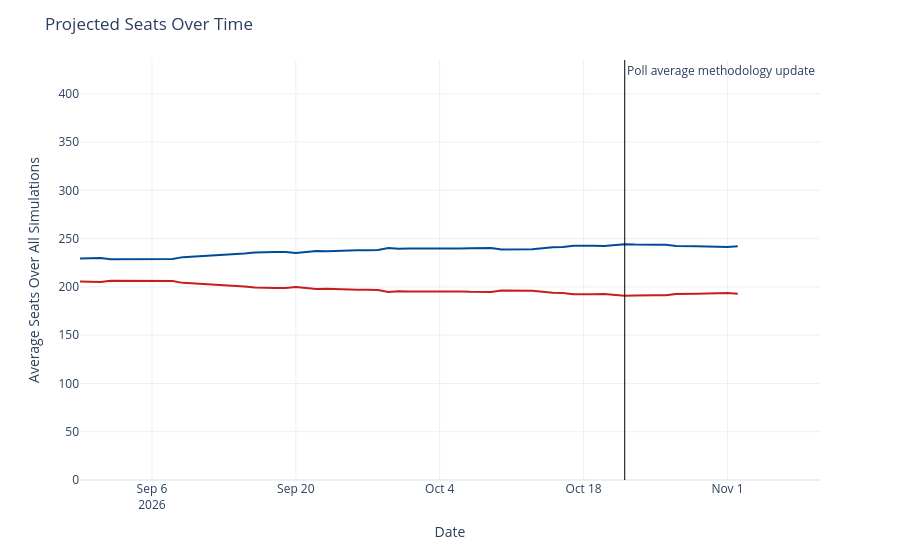

Source (notebook cell):
### Code cell
seats_over_time = output_ts[(output_ts['geo'] == 'US House') &
                             (output_ts['type'] == 'seats')]
seats_over_time['rep_seats'] = seats_over_time['y'].map(lambda x: 435 - x)
seats_over_time = seats_over_time.rename({'y': 'Democrats', 'rep_seats': 'Republicans'}, axis=1)
seats_time_ser = px.line(seats_over_time, x='date', y=['Democrats', 'Republicans'], template='plotly_white',
                        color_discrete_map={'Democrats': '#004b97', 'Republicans': '#c71e1d'},)
seats_time_ser.update_traces(hovertemplate="%{y:.1f}")
seats_time_ser.update_layout(
    xaxis=dict(range=[pd.to_datetime('2026-08-30'), pd.to_datetime('2026-11-10')]),
    yaxis=dict(range=[0, 435]),
    xaxis_title='Date',
    yaxis_title='Average Seats Over All Simulations',
    title=dict(text="Projected Seats Over Time"),
    hovermode="x",
    showlegend=False
)
seats_time_ser.add_vline(x=pd.to_datetime('2026-10-22').timestamp() * 1000, line_width=1, line_color='black',
                          annotation_text='Poll average methodology update', annotation_position='top right')
seats_time_ser

### Figure 1 — Plotly figure (JSON) as saved in the notebook; plotly's stock layout.template omitted (floating-point values rounded to 4 significant figures)
{"data": [{"hovertemplate": "%{y:.1f}", "legendgroup": "Democrats", "line": {"color": "#004b97", "dash": "solid"}, "marker": {"symbol": "circle"}, "mode": "lines", "name": "Democrats", "orientation": "v", "showlegend": true, "type": "scatter", "x": ["2026-08-30", "2026-08-31", "2026-09-01", "2026-09-02", "2026-09-03", "2026-09-04", "2026-09-05", "2026-09-06", "2026-09-07", "2026-09-08", "2026-09-09", "2026-09-14", "2026-09-15", "2026-09-16", "2026-09-17", "2026-09-18", "2026-09-19", "2026-09-20", "2026-09-21", "2026-09-22", "2026-09-23", "2026-09-24", "2026-09-25", "2026-09-26", "2026-09-27", "2026-09-28", "2026-09-29", "2026-09-30", "2026-10-01", "2026-10-02", "2026-10-03", "2026-10-04", "2026-10-05", "2026-10-06", "2026-10-07", "2026-10-08", "2026-10-09", "2026-10-10", "2026-10-11", "2026-10-12", "2026-10-13", "2026-10-15", "2026-10-16", "2026-10-17", "2026-10-18", "2026-10-19", "2026-10-20", "2026-10-21", "2026-10-22", "2026-10-23", "2026-10-24", "2026-10-25", "2026-10-26", "2026-10-27", "2026-10-29", "2026-10-30", "2026-10-31", "2026-11-01", "2026-11-02"], "xaxis": "x", "y": [229.4, 230.0, 230.0, 228.5, 228.5, 228.7, 228.7, 228.9, 228.8, 228.9, 230.8, 233.6, 234.7, 235.7, 236.2, 236.1, 236.0, 235.0, 236.2, 237.2, 236.9, 237.4, 237.9, 237.9, 237.9, 238.2, 240.4, 239.5, 239.7, 239.6, 239.5, 239.7, 239.8, 239.7, 240.1, 240.1, 240.2, 238.8, 238.7, 238.7, 238.9, 240.9, 241.3, 242.6, 242.9, 242.5, 242.4, 243.5, 244.2, 243.8, 244.0, 243.7, 243.6, 242.4, 242.2, 242.1, 241.3, 241.4, 242.0], "yaxis": "y"}, {"hovertemplate": "%{y:.1f}", "legendgroup": "Republicans", "line": {"color": "#c71e1d", "dash": "solid"}, "marker": {"symbol": "circle"}, "mode": "lines", "name": "Republicans", "orientation": "v", "showlegend": true, "type": "scatter", "x": ["2026-08-30", "2026-08-31", "2026-09-01", "2026-09-02", "2026-09-03", "2026-09-04", "2026-09-05", "2026-09-06", "2026-09-07", "2026-09-08", "2026-09-09", "2026-09-14", "2026-09-15", "2026-09-16", "2026-09-17", "2026-09-18", "2026-09-19", "2026-09-20", "2026-09-21", "2026-09-22", "2026-09-23", "2026-09-24", "2026-09-25", "2026-09-26", "2026-09-27", "2026-09-28", "2026-09-29", "2026-09-30", "2026-10-01", "2026-10-02", "2026-10-03", "2026-10-04", "2026-10-05", "2026-10-06", "2026-10-07", "2026-10-08", "2026-10-09", "2026-10-10", "2026-10-11", "2026-10-12", "2026-10-13", "2026-10-15", "2026-10-16", "2026-10-17", "2026-10-18", "2026-10-19", "2026-10-20", "2026-10-21", "2026-10-22", "2026-10-23", "2026-10-24", "2026-10-25", "2026-10-26", "2026-10-27", "2026-10-29", "2026-10-30", "2026-10-31", "2026-11-01", "2026-11-02"], "xaxis": "x", "y": [205.6, 205.0, 205.0, 206.5, 206.5, 206.3, 206.3, 206.1, 206.2, 206.1, 204.2, 201.4, 200.3, 199.3, 198.8, 198.9, 199.0, 200.0, 198.8, 197.8, 198.1, 197.6, 197.1, 197.1, 197.1, 196.8, 194.6, 195.5, 195.3, 195.4, 195.5, 195.3, 195.2, 195.3, 194.9, 194.9, 194.8, 196.2, 196.3, 196.3, 196.1, 194.1, 193.7, 192.4, 192.1, 192.5, 192.6, 191.5, 190.8, 191.2, 191.0, 191.3, 191.4, 192.6, 192.8, 192.9, 193.7, 193.6, 193.0], "yaxis": "y"}], "layout": {"annotations": [{"showarrow": false, "text": "Poll average methodology update", "x": 1792627200000, "xanchor": "left", "xref": "x", "y": 1, "yanchor": "top", "yref": "y domain"}], "hovermode": "x", "legend": {"title": {"text": "variable"}, "tracegroupgap": 0}, "margin": {"t": 60}, "shapes": [{"line": {"color": "black", "width": 1}, "type": "line", "x0": 1792627200000, "x1": 1792627200000, "xref": "x", "y0": 0, "y1": 1, "yref": "y domain"}], "showlegend": false, "title": {"text": "Projected Seats Over Time"}, "xaxis": {"anchor": "y", "domain": [0, 1], "range": ["2026-08-30T00:00:00", "2026-11-10T00:00:00"], "title": {"text": "Date"}}, "yaxis": {"anchor": "x", "domain": [0, 1], "range": [0, 435], "title": {"text": "Average Seats Over All Simulations"}}}}
